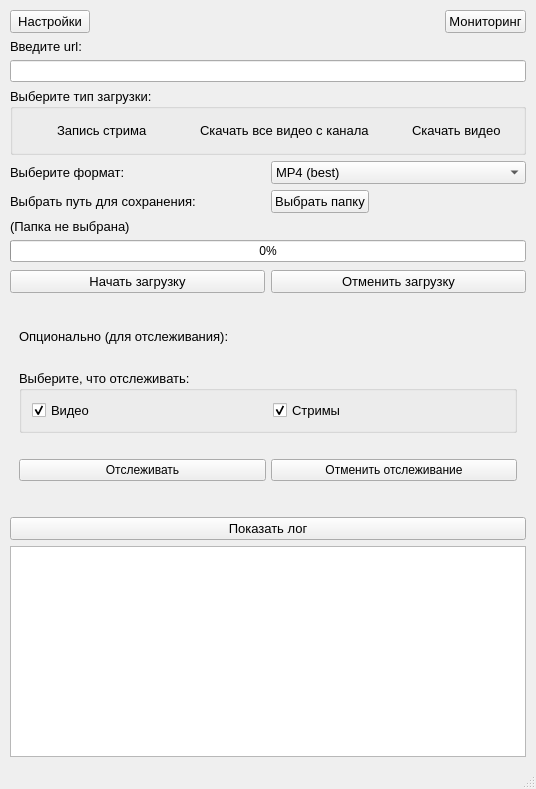
<?xml version="1.0" encoding="UTF-8"?>
<ui version="4.0">
 <class>MainWindow</class>
 <widget class="QMainWindow" name="MainWindow">
  <property name="geometry">
   <rect>
    <x>0</x>
    <y>0</y>
    <width>536</width>
    <height>789</height>
   </rect>
  </property>
  <property name="windowTitle">
   <string>MainWindow</string>
  </property>
  <property name="styleSheet">
   <string notr="true"/>
  </property>
  <widget class="QWidget" name="centralwidget">
   <layout class="QGridLayout" name="gridLayout">
    <property name="leftMargin">
     <number>10</number>
    </property>
    <property name="topMargin">
     <number>10</number>
    </property>
    <property name="rightMargin">
     <number>10</number>
    </property>
    <property name="bottomMargin">
     <number>10</number>
    </property>
    <item row="0" column="0">
     <layout class="QHBoxLayout" name="horizontalLayout_4">
      <item alignment="Qt::AlignmentFlag::AlignLeft">
       <widget class="QPushButton" name="settingsBtn">
        <property name="sizePolicy">
         <sizepolicy hsizetype="Preferred" vsizetype="Fixed">
          <horstretch>0</horstretch>
          <verstretch>0</verstretch>
         </sizepolicy>
        </property>
        <property name="font">
         <font>
          <family>Helvetica</family>
          <pointsize>10</pointsize>
          <italic>false</italic>
          <fontweight>Light</fontweight>
         </font>
        </property>
        <property name="text">
         <string>Настройки</string>
        </property>
       </widget>
      </item>
      <item alignment="Qt::AlignmentFlag::AlignRight">
       <widget class="QPushButton" name="toggleMonitoringSectionBtn">
        <property name="sizePolicy">
         <sizepolicy hsizetype="Preferred" vsizetype="Fixed">
          <horstretch>0</horstretch>
          <verstretch>0</verstretch>
         </sizepolicy>
        </property>
        <property name="font">
         <font>
          <family>Helvetica</family>
          <pointsize>10</pointsize>
          <italic>false</italic>
          <fontweight>Light</fontweight>
         </font>
        </property>
        <property name="text">
         <string>Мониторинг</string>
        </property>
       </widget>
      </item>
     </layout>
    </item>
    <item row="5" column="0">
     <layout class="QHBoxLayout" name="horizontalLayout">
      <item>
       <widget class="QLabel" name="label_3">
        <property name="sizePolicy">
         <sizepolicy hsizetype="Preferred" vsizetype="Fixed">
          <horstretch>0</horstretch>
          <verstretch>0</verstretch>
         </sizepolicy>
        </property>
        <property name="font">
         <font>
          <family>Helvetica</family>
          <pointsize>10</pointsize>
          <italic>false</italic>
          <fontweight>Light</fontweight>
         </font>
        </property>
        <property name="text">
         <string>Выберите формат:</string>
        </property>
        <property name="alignment">
         <set>Qt::AlignmentFlag::AlignLeading|Qt::AlignmentFlag::AlignLeft|Qt::AlignmentFlag::AlignVCenter</set>
        </property>
       </widget>
      </item>
      <item>
       <widget class="QComboBox" name="formatComboBox">
        <property name="enabled">
         <bool>true</bool>
        </property>
        <property name="sizePolicy">
         <sizepolicy hsizetype="Preferred" vsizetype="Fixed">
          <horstretch>0</horstretch>
          <verstretch>0</verstretch>
         </sizepolicy>
        </property>
        <property name="font">
         <font>
          <family>Helvetica</family>
          <pointsize>10</pointsize>
          <italic>false</italic>
          <fontweight>Light</fontweight>
         </font>
        </property>
        <item>
         <property name="text">
          <string>MP4 (best)</string>
         </property>
        </item>
        <item>
         <property name="text">
          <string>MP4 (4K 2160p)</string>
         </property>
        </item>
        <item>
         <property name="text">
          <string>MP4 (1440p)</string>
         </property>
        </item>
        <item>
         <property name="text">
          <string>MP4 (1080p)</string>
         </property>
        </item>
        <item>
         <property name="text">
          <string>MP4 (720p)</string>
         </property>
        </item>
        <item>
         <property name="text">
          <string>MP4 (480p)</string>
         </property>
        </item>
        <item>
         <property name="text">
          <string>MP4 (360p)</string>
         </property>
        </item>
        <item>
         <property name="text">
          <string>MP4 (240p)</string>
         </property>
        </item>
        <item>
         <property name="text">
          <string>MP4 (144p)</string>
         </property>
        </item>
        <item>
         <property name="text">
          <string>WebM (best)</string>
         </property>
        </item>
        <item>
         <property name="text">
          <string>WebM (4K 2160p)</string>
         </property>
        </item>
        <item>
         <property name="text">
          <string>WebM (1440p)</string>
         </property>
        </item>
        <item>
         <property name="text">
          <string>WebM (1080p)</string>
         </property>
        </item>
        <item>
         <property name="text">
          <string>WebM (720p)</string>
         </property>
        </item>
        <item>
         <property name="text">
          <string>WebM (480p)</string>
         </property>
        </item>
        <item>
         <property name="text">
          <string>WebM (360p)</string>
         </property>
        </item>
        <item>
         <property name="text">
          <string>Audio (MP3)</string>
         </property>
        </item>
        <item>
         <property name="text">
          <string>Audio (M4A)</string>
         </property>
        </item>
        <item>
         <property name="text">
          <string>Audio (WAV)</string>
         </property>
        </item>
        <item>
         <property name="text">
          <string>Audio (OGG)</string>
         </property>
        </item>
       </widget>
      </item>
     </layout>
    </item>
    <item row="2" column="0">
     <layout class="QVBoxLayout" name="verticalLayout_2">
      <item>
       <widget class="QLabel" name="label">
        <property name="sizePolicy">
         <sizepolicy hsizetype="Preferred" vsizetype="Fixed">
          <horstretch>0</horstretch>
          <verstretch>0</verstretch>
         </sizepolicy>
        </property>
        <property name="font">
         <font>
          <family>Helvetica</family>
          <pointsize>10</pointsize>
          <italic>false</italic>
          <fontweight>Light</fontweight>
         </font>
        </property>
        <property name="text">
         <string>Введите url:</string>
        </property>
       </widget>
      </item>
      <item>
       <widget class="QLineEdit" name="urlInput">
        <property name="sizePolicy">
         <sizepolicy hsizetype="Preferred" vsizetype="Fixed">
          <horstretch>0</horstretch>
          <verstretch>0</verstretch>
         </sizepolicy>
        </property>
       </widget>
      </item>
     </layout>
    </item>
    <item row="6" column="0">
     <layout class="QHBoxLayout" name="horizontalLayout_3">
      <item>
       <widget class="QLabel" name="label_2">
        <property name="sizePolicy">
         <sizepolicy hsizetype="Preferred" vsizetype="Fixed">
          <horstretch>0</horstretch>
          <verstretch>0</verstretch>
         </sizepolicy>
        </property>
        <property name="font">
         <font>
          <family>Helvetica</family>
          <pointsize>10</pointsize>
          <italic>false</italic>
          <fontweight>Light</fontweight>
         </font>
        </property>
        <property name="text">
         <string>Выбрать путь для сохранения:</string>
        </property>
       </widget>
      </item>
      <item alignment="Qt::AlignmentFlag::AlignLeft">
       <widget class="QPushButton" name="selectFolderBtn">
        <property name="sizePolicy">
         <sizepolicy hsizetype="Preferred" vsizetype="Fixed">
          <horstretch>0</horstretch>
          <verstretch>0</verstretch>
         </sizepolicy>
        </property>
        <property name="font">
         <font>
          <family>Helvetica</family>
          <pointsize>10</pointsize>
          <italic>false</italic>
          <fontweight>Light</fontweight>
         </font>
        </property>
        <property name="text">
         <string>Выбрать папку</string>
        </property>
       </widget>
      </item>
     </layout>
    </item>
    <item row="14" column="0">
     <widget class="QWidget" name="monitoringSection" native="true">
      <layout class="QVBoxLayout" name="verticalLayout_3">
       <property name="spacing">
        <number>5</number>
       </property>
       <item>
        <widget class="QLabel" name="optionalLabel">
         <property name="sizePolicy">
          <sizepolicy hsizetype="Preferred" vsizetype="Fixed">
           <horstretch>0</horstretch>
           <verstretch>0</verstretch>
          </sizepolicy>
         </property>
         <property name="font">
          <font>
           <family>Helvetica</family>
           <pointsize>10</pointsize>
           <italic>false</italic>
           <fontweight>Light</fontweight>
          </font>
         </property>
         <property name="text">
          <string>Опционально (для отслеживания):</string>
         </property>
        </widget>
       </item>
       <item>
        <widget class="QGroupBox" name="monitorGroupBox">
         <property name="sizePolicy">
          <sizepolicy hsizetype="Preferred" vsizetype="Fixed">
           <horstretch>0</horstretch>
           <verstretch>0</verstretch>
          </sizepolicy>
         </property>
         <property name="font">
          <font>
           <family>Helvetica</family>
           <pointsize>10</pointsize>
           <italic>false</italic>
           <fontweight>Light</fontweight>
          </font>
         </property>
         <property name="visible">
          <bool>false</bool>
         </property>
         <property name="title">
          <string>Выберите, что отслеживать:</string>
         </property>
         <layout class="QHBoxLayout" name="monitorLayout">
          <property name="spacing">
           <number>10</number>
          </property>
          <property name="leftMargin">
           <number>10</number>
          </property>
          <property name="rightMargin">
           <number>10</number>
          </property>
          <item>
           <widget class="QCheckBox" name="monitorVideosCheckBox">
            <property name="text">
             <string>Видео</string>
            </property>
            <property name="checked">
             <bool>true</bool>
            </property>
           </widget>
          </item>
          <item>
           <widget class="QCheckBox" name="monitorStreamsCheckBox">
            <property name="text">
             <string>Стримы</string>
            </property>
            <property name="checked">
             <bool>true</bool>
            </property>
           </widget>
          </item>
         </layout>
        </widget>
       </item>
       <item>
        <layout class="QHBoxLayout" name="horizontalLayout_5">
         <item>
          <widget class="QPushButton" name="startMonitoringBtn">
           <property name="sizePolicy">
            <sizepolicy hsizetype="Preferred" vsizetype="Fixed">
             <horstretch>0</horstretch>
             <verstretch>0</verstretch>
            </sizepolicy>
           </property>
           <property name="text">
            <string>Отслеживать</string>
           </property>
          </widget>
         </item>
         <item>
          <widget class="QPushButton" name="stopMonitoringBtn">
           <property name="sizePolicy">
            <sizepolicy hsizetype="Preferred" vsizetype="Fixed">
             <horstretch>0</horstretch>
             <verstretch>0</verstretch>
            </sizepolicy>
           </property>
           <property name="text">
            <string>Отменить отслеживание</string>
           </property>
          </widget>
         </item>
        </layout>
       </item>
      </layout>
     </widget>
    </item>
    <item row="13" column="0">
     <layout class="QGridLayout" name="gridLayout_3">
      <property name="verticalSpacing">
       <number>8</number>
      </property>
      <item row="1" column="0">
       <widget class="QPushButton" name="startDownloadBtn">
        <property name="sizePolicy">
         <sizepolicy hsizetype="Preferred" vsizetype="Fixed">
          <horstretch>0</horstretch>
          <verstretch>0</verstretch>
         </sizepolicy>
        </property>
        <property name="font">
         <font>
          <family>Helvetica</family>
          <pointsize>10</pointsize>
          <italic>false</italic>
          <fontweight>Light</fontweight>
         </font>
        </property>
        <property name="text">
         <string>Начать загрузку</string>
        </property>
       </widget>
      </item>
      <item row="1" column="1">
       <widget class="QPushButton" name="stopDownloadBtn">
        <property name="sizePolicy">
         <sizepolicy hsizetype="Preferred" vsizetype="Fixed">
          <horstretch>0</horstretch>
          <verstretch>0</verstretch>
         </sizepolicy>
        </property>
        <property name="font">
         <font>
          <family>Helvetica</family>
          <pointsize>10</pointsize>
          <italic>false</italic>
          <fontweight>Light</fontweight>
         </font>
        </property>
        <property name="text">
         <string>Отменить загрузку</string>
        </property>
       </widget>
      </item>
      <item row="0" column="0" colspan="2">
       <widget class="QProgressBar" name="progressBar">
        <property name="sizePolicy">
         <sizepolicy hsizetype="Preferred" vsizetype="Fixed">
          <horstretch>0</horstretch>
          <verstretch>0</verstretch>
         </sizepolicy>
        </property>
        <property name="value">
         <number>0</number>
        </property>
       </widget>
      </item>
     </layout>
    </item>
    <item row="16" column="0">
     <widget class="QTextEdit" name="logOutput">
      <property name="sizePolicy">
       <sizepolicy hsizetype="Expanding" vsizetype="Minimum">
        <horstretch>0</horstretch>
        <verstretch>0</verstretch>
       </sizepolicy>
      </property>
      <property name="font">
       <font>
        <family>Helvetica</family>
        <pointsize>10</pointsize>
        <italic>false</italic>
        <fontweight>Light</fontweight>
       </font>
      </property>
     </widget>
    </item>
    <item row="15" column="0">
     <widget class="QPushButton" name="toggleLogBtn">
      <property name="sizePolicy">
       <sizepolicy hsizetype="Preferred" vsizetype="Fixed">
        <horstretch>0</horstretch>
        <verstretch>0</verstretch>
       </sizepolicy>
      </property>
      <property name="font">
       <font>
        <family>Helvetica</family>
        <pointsize>10</pointsize>
        <italic>false</italic>
        <fontweight>Light</fontweight>
       </font>
      </property>
      <property name="text">
       <string>Показать лог</string>
      </property>
     </widget>
    </item>
    <item row="4" column="0">
     <widget class="QGroupBox" name="groupBox">
      <property name="sizePolicy">
       <sizepolicy hsizetype="Preferred" vsizetype="Fixed">
        <horstretch>0</horstretch>
        <verstretch>0</verstretch>
       </sizepolicy>
      </property>
      <property name="font">
       <font>
        <family>Helvetica</family>
        <pointsize>10</pointsize>
        <italic>false</italic>
        <fontweight>Light</fontweight>
       </font>
      </property>
      <property name="title">
       <string>Выберите тип загрузки:</string>
      </property>
      <layout class="QGridLayout" name="gridLayout_2">
       <item row="0" column="1">
        <widget class="QRadioButton" name="downloadStreamBtn">
         <property name="styleSheet">
          <string notr="true">QRadioButton {
    spacing: 10px;
    outline: none; /* Убирает пунктирную рамку фокуса в некоторых стилях */
}

/* Убираем любые рамки и фоны у самого индикатора */
QRadioButton::indicator {
    width: 25px;
    height: 25px;
    border: none;
    background: none;
}

/* Состояние ВЫКЛ */
QRadioButton::indicator::unchecked {
    image: url(&quot;:/icons/off.png&quot;);
}

/* Состояние ВКЛ */
QRadioButton::indicator::checked {
    image: url(&quot;:/icons/on.png&quot;);
}

/* Фикс синей обводки при фокусе (самое важное) */
QRadioButton:focus {
    border: none;
    outline: none;
}</string>
         </property>
         <property name="text">
          <string>Запись стрима</string>
         </property>
        </widget>
       </item>
       <item row="0" column="2">
        <widget class="QRadioButton" name="downloadChannelBtn">
         <property name="styleSheet">
          <string notr="true">QRadioButton {
    spacing: 10px;
    outline: none; /* Убирает пунктирную рамку фокуса в некоторых стилях */
}

/* Убираем любые рамки и фоны у самого индикатора */
QRadioButton::indicator {
    width: 25px;
    height: 25px;
    border: none;
    background: none;
}

/* Состояние ВЫКЛ */
QRadioButton::indicator::unchecked {
    image: url(&quot;:/icons/off.png&quot;);
}

/* Состояние ВКЛ */
QRadioButton::indicator::checked {
    image: url(&quot;:/icons/on.png&quot;);
}

/* Фикс синей обводки при фокусе (самое важное) */
QRadioButton:focus {
    border: none;
    outline: none;
}</string>
         </property>
         <property name="text">
          <string>Скачать все видео с канала</string>
         </property>
        </widget>
       </item>
       <item row="0" column="3">
        <widget class="QRadioButton" name="downloadVideoBtn">
         <property name="styleSheet">
          <string notr="true">QRadioButton {
    spacing: 10px;
    outline: none; /* Убирает пунктирную рамку фокуса в некоторых стилях */
}

/* Убираем любые рамки и фоны у самого индикатора */
QRadioButton::indicator {
    width: 25px;
    height: 25px;
    border: none;
    background: none;
}

/* Состояние ВЫКЛ */
QRadioButton::indicator::unchecked {
    image: url(&quot;:/icons/off.png&quot;);
}

/* Состояние ВКЛ */
QRadioButton::indicator::checked {
    image: url(&quot;:/icons/on.png&quot;);
}

/* Фикс синей обводки при фокусе (самое важное) */
QRadioButton:focus {
    border: none;
    outline: none;
}</string>
         </property>
         <property name="text">
          <string>Скачать видео</string>
         </property>
         <property name="checked">
          <bool>true</bool>
         </property>
        </widget>
       </item>
      </layout>
     </widget>
    </item>
    <item row="7" column="0">
     <widget class="QLabel" name="selectedFolderLabel">
      <property name="sizePolicy">
       <sizepolicy hsizetype="Preferred" vsizetype="Fixed">
        <horstretch>0</horstretch>
        <verstretch>0</verstretch>
       </sizepolicy>
      </property>
      <property name="font">
       <font>
        <family>Helvetica</family>
        <pointsize>10</pointsize>
        <italic>false</italic>
        <fontweight>Light</fontweight>
       </font>
      </property>
      <property name="text">
       <string>(Папка не выбрана)</string>
      </property>
     </widget>
    </item>
   </layout>
  </widget>
  <widget class="QMenuBar" name="menubar">
   <property name="geometry">
    <rect>
     <x>0</x>
     <y>0</y>
     <width>536</width>
     <height>22</height>
    </rect>
   </property>
  </widget>
  <widget class="QStatusBar" name="statusbar"/>
 </widget>
 <resources/>
 <connections/>
</ui>
